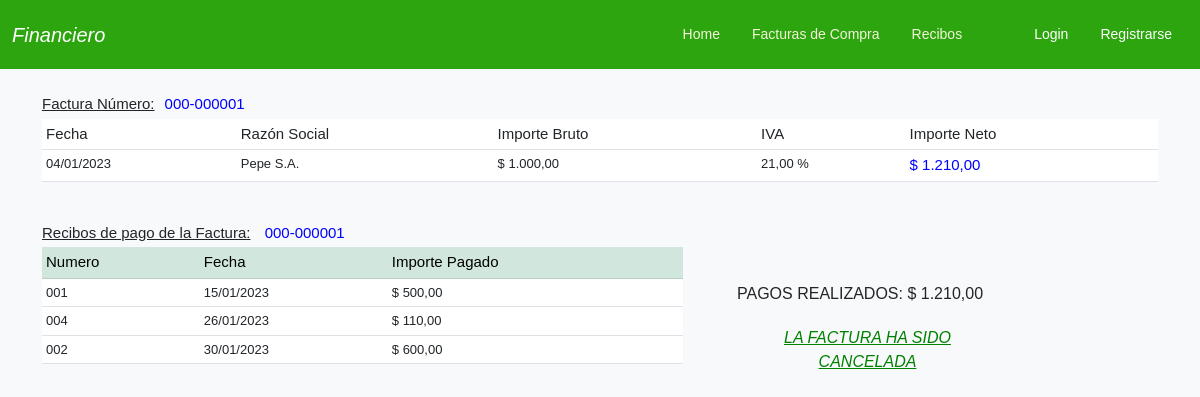
The page /recibos-factura/1 on the database its author committed.
### comprobantes/models.py (models this page shows, shortened)
class Factura(models.Model):
    numero = models.CharField(max_length=15)
    fecha = models.DateField()
    razon_social = models.CharField(max_length=50)
    importe = models.DecimalField(max_digits=10, decimal_places=2)
    iva = models.DecimalField(max_digits=4, decimal_places=2, default=21.0, verbose_name='% IVA')
    estado = models.BooleanField(default=False, verbose_name='Pagada')
    created = models.DateField(auto_now_add=True)
    updated = models.DateField(auto_now=True)
    @property
    def importe_total(self):
        return self.importe + (self.importe * self.iva/100)

class Recibo(models.Model):
    numero = models.CharField(max_length=15)
    fecha = models.DateField()
    factura_id = models.ForeignKey(Factura,verbose_name='Nº Factura' ,related_name='recibos',           on_delete=models.CASCADE)
    importe_pagado = models.DecimalField(max_digits=10, decimal_places=2, default=0)
    class Meta:
        ordering = ('fecha',)

### comprobantes/views.py (the view)
# urls.py: path('recibos-factura/<int:id>', recibos_factura, name='recibos-factura'),
def recibos_factura(request, id):
    f = Factura.objects.get(id=id)
    recibos = f.recibos.all()
    qs_recibos_pago = Recibo.objects.filter(factura_id=id)
    valor_pagado = 0
    for p in qs_recibos_pago:
        valor_pagado = valor_pagado + (p.importe_pagado)
    saldo = f.importe_total - valor_pagado
    if saldo <= 0:
        f.estado = True
    contexto = {'f':f,
                'recibos':recibos,
                'valor_pagado':valor_pagado,
                'saldo':saldo,
                }
    return render(request, 'comprobantes/recibo-factura.html', contexto)

### comprobantes/templates/comprobantes/recibo-factura.html
{% extends 'comprobantes/base.html' %}
{% block content %}
<div class="container">
    <br>
    {% if f %}
    <table class="table table-sm table-hover">
        <p style="font-weight: 500;font-size:15px;margin-bottom: 3px;"><span style="text-decoration: underline;">Factura Número:</span><span style="margin-left: 10px; color: blue;">{{ f.numero }}</span></p>
        <thead style="background-color: bisque;">
            <th style="font-weight: 500;font-size:15px;">Fecha</th>
            <th style="font-weight: 500;font-size:15px;">Razón Social</th>
            <th style="font-weight: 500;font-size:15px;">Importe Bruto</th>
            <th style="font-weight: 500;font-size:15px;">IVA</th>
            <th style="font-weight: 500;font-size:15px;">Importe Neto</th>
        </thead>
        <tbody>
            <td style="font-size:13px;">{{ f.fecha|date:'d/m/Y' }}</td>
            <td style="font-size:13px;">{{ f.razon_social }}</td>
            <td style="font-size:13px;">$ {{ f.importe|floatformat:"2g"}}</td>
            <td style="font-size:13px;">{{ f.iva}} %</td>
            <td style="font-size:15px; color: blue;">$ {{ f.importe_total|floatformat:"2g"}}</td>
       </tbody>
    </table>
    {% else %}
    <p>Factura no encontrada</p>
    {% endif %}
    <br>
    {% if recibos %}
    <div class="row">
        <div class="col-md-7">
    <table class="table table-sm">
        <p style="font-weight: 500;font-size:15px;margin-bottom: 3px;"><span style="text-decoration: underline;">Recibos de pago de la Factura:</span> <span style="margin-left: 10px; color: blue;">{{ f.numero }}</span></p>
        <thead class="table-success">
            <th style="font-weight: 500;font-size:15px;">Numero</th>
            <th style="font-weight: 500;font-size:15px;">Fecha</th>
            <th style="font-weight: 500;font-size:15px;">Importe Pagado</th>
        </thead>
        <tbody>
            {% for recibo in recibos %}
            <td style="font-size:13px;">{{ recibo.numero }}</td>
            <td style="font-size:13px;">{{ recibo.fecha|date:'d/m/Y' }}</td>
            <td style="font-size:13px;">$ {{ recibo.importe_pagado|floatformat:"2g" }}</td>
       </tbody>
            {% endfor %}
    </table>
</div>
<div class="col-md-3" style="margin-top: 60px; margin-left: 30px;">
    PAGOS REALIZADOS: $ {{ valor_pagado|floatformat:"2g" }}</br>
    {% if saldo > 0%}
    <div style="margin-top: 10px;">
      <span style="text-decoration: underline;">SALDO A PAGAR:</span><span style="color: red;font-weight: bold;margin-left: 10px;">$ {{ saldo|floatformat:"2g" }}</span>
    </div>
    {% else %}
    <center style="margin-top: 20px; color: green; font-style: italic; text-decoration: underline;">
        LA FACTURA HA SIDO CANCELADA
    </center>
    {% endif %}
    {% else %}
    <p style="font-size: 18px; color: red; text-align: center;">No hay recibo de pago de esa factura</p>
    {% endif %}
</div>
</div>
</div>
{% endblock %}

### usuarios/static/css/estilos.css (style rules this page uses)
body { font-family: Arial, Helvetica, sans-serif; background-color: rgb(248, 249, 250); }

### comprobantes/templates/comprobantes/base.html (style rules this page uses)
body { font-family: Arial, Helvetica, sans-serif; }

### rows shown on the page
Factura: numero "000-000001", fecha "04/01/2023", razon_social "Pepe S.A.", importe "1.000,00", iva "21,00", importe_total "1.210,00"
Recibo: numero "001", fecha "15/01/2023", importe_pagado "500,00"
Recibo: numero "004", fecha "26/01/2023", importe_pagado "110,00"
Recibo: numero "002", fecha "30/01/2023", importe_pagado "600,00"

### other values the page prints
{{ valor_pagado|floatformat:"2g" }} "1.210,00"
